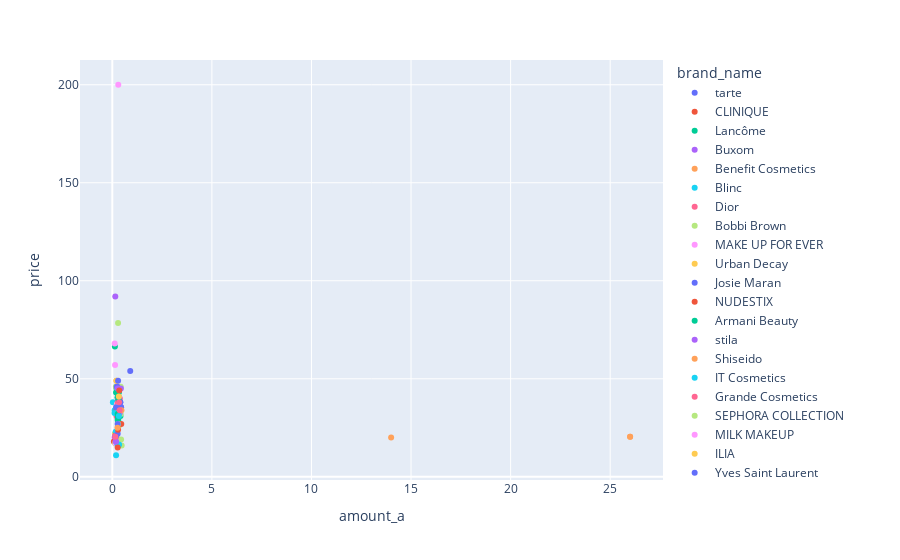

The code cell stored with this chart in its notebook:
### Code cell
import plotly.express as px
df = pd.read_csv('../data/agg_prod_data.csv')

fig = px.scatter(df[df['lvl_2_cat']=='Mascara'], x="amount_a", y="price",
                 color='brand_name',
                 hover_data=['brand_name', 'product_name', 'index', 'unit_price'],
)
fig.show()
